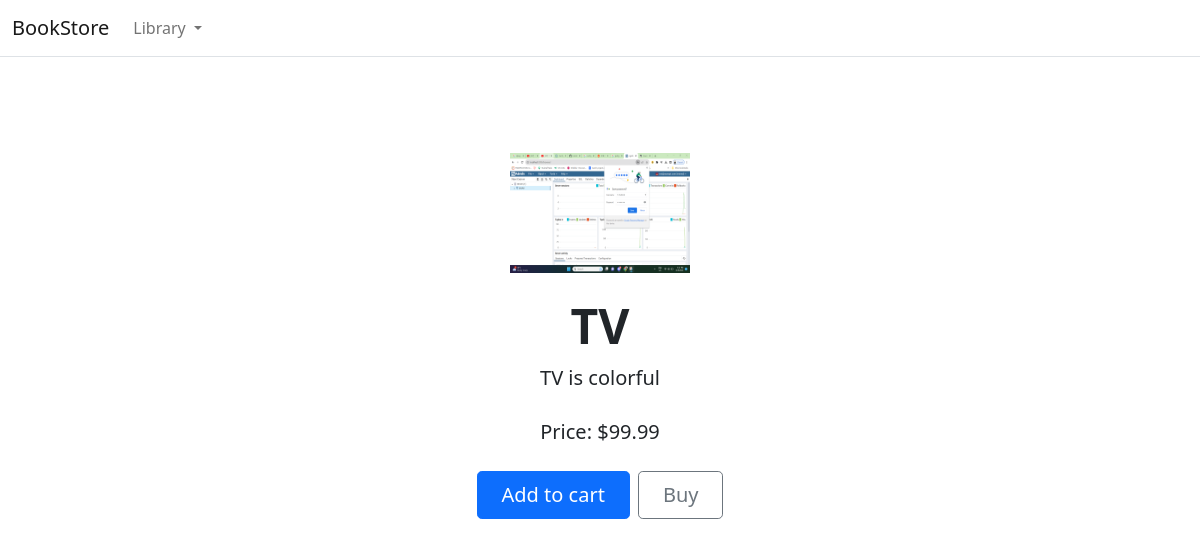
Screenshot of /product/2/ with the database file from the repository.
### store/models.py (models this page shows, shortened)
class Product(models.Model):
    category = models.ForeignKey(Category,on_delete=models.CASCADE,related_name='product')
    created_by = models.ForeignKey(User ,on_delete=models.CASCADE,related_name="owner")
    title = models.CharField(max_length=255)
    description = models.TextField(blank=True)
    image = models.ImageField(upload_to='images/')
    slug = models.SlugField()
    price = models.DecimalField(max_digits=4,decimal_places=2)
    is_active = models.BooleanField(default=True)
    created_at  = models.DateTimeField(auto_now_add=True)
    updated_at = models.DateTimeField(auto_now=True)
    objects = models.Manager()
    product = ProductManager()
    class Meta:
        verbose_name_plural= 'products'
        ordering = ['-created_at'] #order by latest created at
    def __str__(self)->str:
        return self.title

### store/views.py (the view)
# urls.py: path('product/<int:product_id>/',views.product_detail,name='product_detail'),
def product_detail(request,product_id):
    product = Product.objects.get(id=product_id)
    return render(request,'store/product.html',{'product':product})

### store/context_processors.py (called while the page is built)
def all_categories(request):
    categories = Category.objects.all()
    return {
        'categories':categories
    }

### store/models.py (called while the page is built)
    def get_absolute_url(self):
        return reverse("store:category_list", args=[self.slug])

### store/templates/store/product.html (shortened to what this page needs)
{% extends './base.html' %}
{% load static %}
{% block content %}
<div class="px-4 py-5 my-5 text-center">
  <img class="d-block mx-auto mb-4" src={{product.image.url}} alt="" width="180" height="120">
  <h1 class="display-5 fw-bold">{{product.title}}</h1>
  <div class="col-lg-6 mx-auto">
    <p class="lead mb-4">{{product.description}}</p>
    <p class="lead mb-4">Price: ${{product.price}} </p>
    <div class="d-grid gap-2 d-sm-flex justify-content-sm-center">
      <button type="button" class="btn btn-primary btn-lg px-4 gap-3">Add to cart</button>
      <button type="button" class="btn btn-outline-secondary btn-lg px-4">Buy</button>
    </div>
  </div>
</div>
{%endblock%}

### rows the page displays
Product: image (picture), title "TV", description "TV is colorful", price "99.99"
